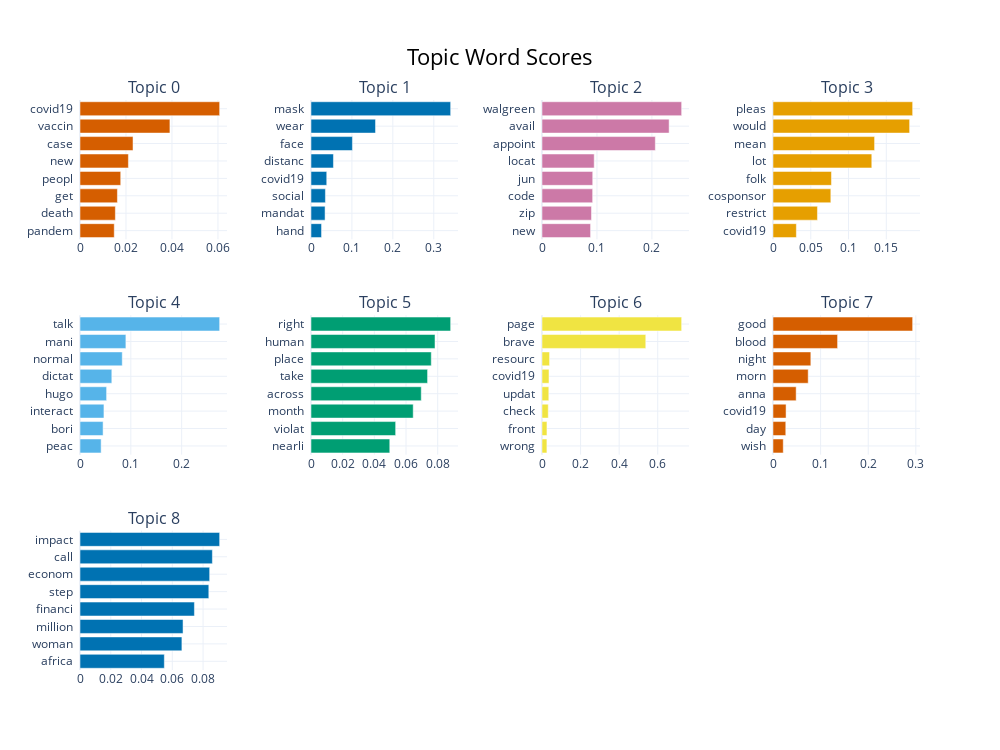

This figure's notebook cell:
### Code cell
topic_model.visualize_barchart(n_words=8, top_n_topics=9)

### Figure 1 — Plotly figure (JSON) as saved in the notebook; plotly's stock layout.template omitted (floating-point values rounded to 4 significant figures)
{"data": [{"marker": {"color": "#D55E00"}, "orientation": "h", "type": "bar", "x": [0.01489, 0.01538, 0.01627, 0.01771, 0.02105, 0.02306, 0.03911, 0.06073], "xaxis": "x", "y": ["pandem  ", "death  ", "get  ", "peopl  ", "new  ", "case  ", "vaccin  ", "covid19  "], "yaxis": "y"}, {"marker": {"color": "#0072B2"}, "orientation": "h", "type": "bar", "x": [0.02577, 0.03438, 0.03525, 0.03847, 0.05483, 0.1012, 0.1577, 0.3413], "xaxis": "x2", "y": ["hand  ", "mandat  ", "social  ", "covid19  ", "distanc  ", "face  ", "wear  ", "mask  "], "yaxis": "y2"}, {"marker": {"color": "#CC79A7"}, "orientation": "h", "type": "bar", "x": [0.08837, 0.09004, 0.09215, 0.09231, 0.09497, 0.2062, 0.2313, 0.2541], "xaxis": "x3", "y": ["new  ", "zip  ", "code  ", "jun  ", "locat  ", "appoint  ", "avail  ", "walgreen  "], "yaxis": "y3"}, {"marker": {"color": "#E69F00"}, "orientation": "h", "type": "bar", "x": [0.03094, 0.05886, 0.07657, 0.0774, 0.1308, 0.1345, 0.1809, 0.1849], "xaxis": "x4", "y": ["covid19  ", "restrict  ", "cosponsor  ", "folk  ", "lot  ", "mean  ", "would  ", "pleas  "], "yaxis": "y4"}, {"marker": {"color": "#56B4E9"}, "orientation": "h", "type": "bar", "x": [0.04158, 0.04542, 0.0471, 0.05233, 0.06258, 0.08311, 0.09027, 0.2747], "xaxis": "x5", "y": ["peac  ", "bori  ", "interact  ", "hugo  ", "dictat  ", "normal  ", "mani  ", "talk  "], "yaxis": "y5"}, {"marker": {"color": "#009E73"}, "orientation": "h", "type": "bar", "x": [0.04973, 0.05345, 0.06453, 0.06962, 0.0736, 0.07594, 0.07829, 0.08817], "xaxis": "x6", "y": ["nearli  ", "violat  ", "month  ", "across  ", "take  ", "place  ", "human  ", "right  "], "yaxis": "y6"}, {"marker": {"color": "#F0E442"}, "orientation": "h", "type": "bar", "x": [0.02542, 0.02569, 0.03247, 0.03527, 0.03625, 0.03921, 0.538, 0.724], "xaxis": "x7", "y": ["wrong  ", "front  ", "check  ", "updat  ", "covid19  ", "resourc  ", "brave  ", "page  "], "yaxis": "y7"}, {"marker": {"color": "#D55E00"}, "orientation": "h", "type": "bar", "x": [0.02153, 0.02684, 0.02746, 0.04863, 0.07392, 0.07945, 0.1356, 0.2933], "xaxis": "x8", "y": ["wish  ", "day  ", "covid19  ", "anna  ", "morn  ", "night  ", "blood  ", "good  "], "yaxis": "y8"}, {"marker": {"color": "#0072B2"}, "orientation": "h", "type": "bar", "x": [0.05482, 0.06624, 0.06698, 0.07438, 0.08373, 0.08429, 0.08605, 0.09078], "xaxis": "x9", "y": ["africa  ", "woman  ", "million  ", "financi  ", "step  ", "econom  ", "call  ", "impact  "], "yaxis": "y9"}], "layout": {"annotations": [{"font": {"size": 16}, "showarrow": false, "text": "Topic 0", "x": 0.0875, "xanchor": "center", "xref": "paper", "y": 1, "yanchor": "bottom", "yref": "paper"}, {"font": {"size": 16}, "showarrow": false, "text": "Topic 1", "x": 0.3625, "xanchor": "center", "xref": "paper", "y": 1, "yanchor": "bottom", "yref": "paper"}, {"font": {"size": 16}, "showarrow": false, "text": "Topic 2", "x": 0.6375, "xanchor": "center", "xref": "paper", "y": 1, "yanchor": "bottom", "yref": "paper"}, {"font": {"size": 16}, "showarrow": false, "text": "Topic 3", "x": 0.9125, "xanchor": "center", "xref": "paper", "y": 1, "yanchor": "bottom", "yref": "paper"}, {"font": {"size": 16}, "showarrow": false, "text": "Topic 4", "x": 0.0875, "xanchor": "center", "xref": "paper", "y": 0.6222, "yanchor": "bottom", "yref": "paper"}, {"font": {"size": 16}, "showarrow": false, "text": "Topic 5", "x": 0.3625, "xanchor": "center", "xref": "paper", "y": 0.6222, "yanchor": "bottom", "yref": "paper"}, {"font": {"size": 16}, "showarrow": false, "text": "Topic 6", "x": 0.6375, "xanchor": "center", "xref": "paper", "y": 0.6222, "yanchor": "bottom", "yref": "paper"}, {"font": {"size": 16}, "showarrow": false, "text": "Topic 7", "x": 0.9125, "xanchor": "center", "xref": "paper", "y": 0.6222, "yanchor": "bottom", "yref": "paper"}, {"font": {"size": 16}, "showarrow": false, "text": "Topic 8", "x": 0.0875, "xanchor": "center", "xref": "paper", "y": 0.2444, "yanchor": "bottom", "yref": "paper"}], "height": 750, "hoverlabel": {"bgcolor": "white", "font": {"family": "Rockwell", "size": 16}}, "showlegend": false, "title": {"font": {"color": "Black", "size": 22}, "text": "Topic Word Scores", "x": 0.5, "xanchor": "center", "yanchor": "top"}, "width": 1000, "xaxis": {"anchor": "y", "domain": [0, 0.175], "showgrid": true}, "xaxis10": {"anchor": "y10", "domain": [0.275, 0.45], "showgrid": true}, "xaxis11": {"anchor": "y11", "domain": [0.55, 0.725], "showgrid": true}, "xaxis12": {"anchor": "y12", "domain": [0.825, 1], "showgrid": true}, "xaxis2": {"anchor": "y2", "domain": [0.275, 0.45], "showgrid": true}, "xaxis3": {"anchor": "y3", "domain": [0.55, 0.725], "showgrid": true}, "xaxis4": {"anchor": "y4", "domain": [0.825, 1], "showgrid": true}, "xaxis5": {"anchor": "y5", "domain": [0, 0.175], "showgrid": true}, "xaxis6": {"anchor": "y6", "domain": [0.275, 0.45], "showgrid": true}, "xaxis7": {"anchor": "y7", "domain": [0.55, 0.725], "showgrid": true}, "xaxis8": {"anchor": "y8", "domain": [0.825, 1], "showgrid": true}, "xaxis9": {"anchor": "y9", "domain": [0, 0.175], "showgrid": true}, "yaxis": {"anchor": "x", "domain": [0.7556, 1], "showgrid": true}, "yaxis10": {"anchor": "x10", "domain": [0, 0.2444], "showgrid": true}, "yaxis11": {"anchor": "x11", "domain": [0, 0.2444], "showgrid": true}, "yaxis12": {"anchor": "x12", "domain": [0, 0.2444], "showgrid": true}, "yaxis2": {"anchor": "x2", "domain": [0.7556, 1], "showgrid": true}, "yaxis3": {"anchor": "x3", "domain": [0.7556, 1], "showgrid": true}, "yaxis4": {"anchor": "x4", "domain": [0.7556, 1], "showgrid": true}, "yaxis5": {"anchor": "x5", "domain": [0.3778, 0.6222], "showgrid": true}, "yaxis6": {"anchor": "x6", "domain": [0.3778, 0.6222], "showgrid": true}, "yaxis7": {"anchor": "x7", "domain": [0.3778, 0.6222], "showgrid": true}, "yaxis8": {"anchor": "x8", "domain": [0.3778, 0.6222], "showgrid": true}, "yaxis9": {"anchor": "x9", "domain": [0, 0.2444], "showgrid": true}}}
